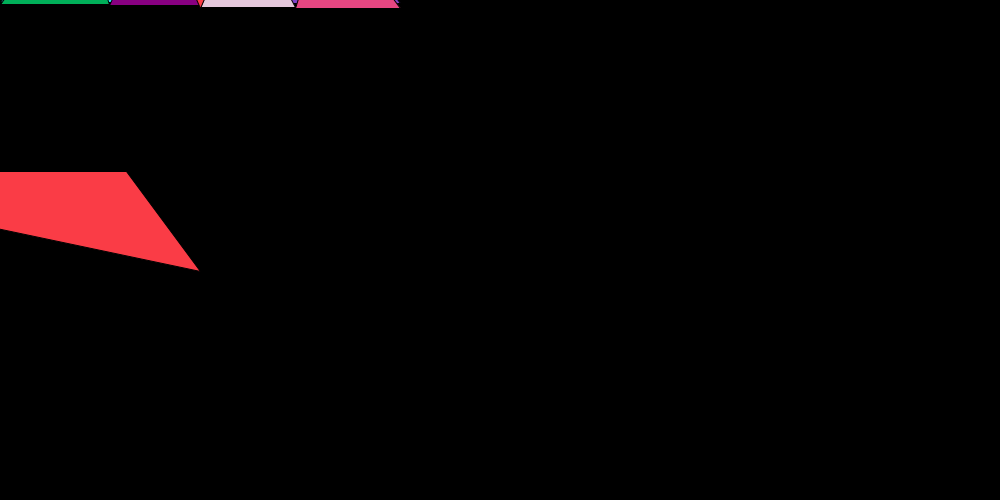
Frame 1 (no input)
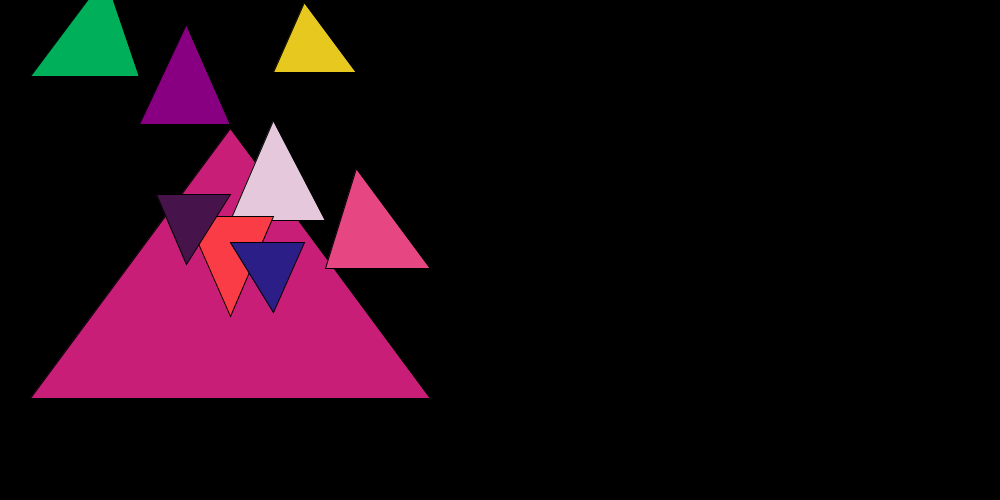
Frame 60 (the mouse pressed at the canvas centre just before this capture)
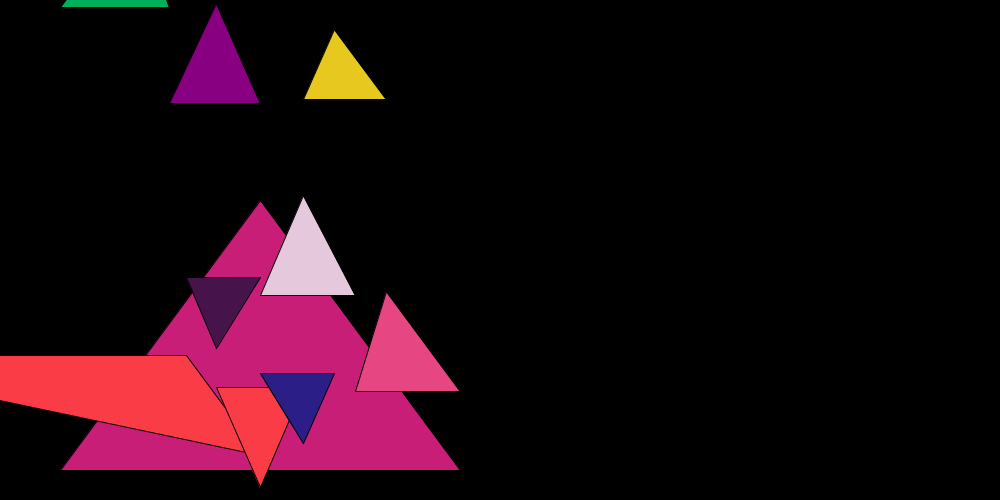
Frame 120 (the mouse held since frame 60 and released just before this capture)

The Processing sketch that drew these frames (run headless with seeded random() and noise(); from frame 60 on, the mouse is pressed at the canvas centre):

// Processing sketch: processing_72278
// ── processing_72278.pde

Pyramid myPyramid1;
Pyramid myPyramid2;
Pyramid myPyramid3;
Pyramid myPyramid4;
Pyramid myPyramid5;
Pyramid myPyramid6;
Pyramid myPyramid7;
Pyramid myPyramid8;
Pyramid myPyramid9;
Pyramid myPyramid10;
Pyramid myPyramid11;
Pyramid myPyramid12;
Pyramid myPyramid13;
float gravity=0.8;
float speed=0;

void setup(){
  size(1000,500); //Set the size of the window
  frameRate(120);
  myPyramid1=new Pyramid(mouseX,mouseY,mouseX+200,mouseY-270,mouseX+400,mouseY,color(200,30,120));
  myPyramid2=new Pyramid(mouseX+126,mouseY+170,mouseX+200,mouseY+270,mouseX-274,mouseY+170,color(250,60,70));
  myPyramid3=new Pyramid(mouseX,mouseY,mouseX+126,mouseY-170,mouseX+200,mouseY,color(40,230,250));
  myPyramid4=new Pyramid(mouseX+200,mouseY,mouseX+274,mouseY-170,mouseX+400,mouseY,color(127,67,200));
  myPyramid5=new Pyramid(mouseX+75,mouseY-100,mouseX+126,mouseY-170,mouseX+156,mouseY-100,color(145,20,75));
  myPyramid6=new Pyramid(mouseX,mouseY,mouseX+75,mouseY-100,mouseX+109,mouseY,color(0,175,89));
  myPyramid7=new Pyramid(mouseX+109,mouseY,mouseX+156,mouseY-100,mouseX+200,mouseY,color(136,0,129));
  myPyramid8=new Pyramid(mouseX+243,mouseY-100,mouseX+274,mouseY-170,mouseX+326,mouseY-100,color(230,200,30));
  myPyramid9=new Pyramid(mouseX+200,mouseY,mouseX+243,mouseY-100,mouseX+295,mouseY,color(230,200,220));
  myPyramid10=new Pyramid(mouseX+295,mouseY,mouseX+326,mouseY-100,mouseX+400,mouseY,color(230,70,130));
  myPyramid11=new Pyramid(mouseX+200,mouseY,mouseX+156,mouseY-100,mouseX+243,mouseY-100,color(250,60,70));
  myPyramid12=new Pyramid(mouseX+156,mouseY-100,mouseX+126,mouseY-170,mouseX+200,mouseY-170,color(70,20,75));
  myPyramid13=new Pyramid(mouseX+243,mouseY-100,mouseX+200,mouseY-170,mouseX+274,mouseY-170,color(44,30,135));
}

void draw(){
  background(0);
  myPyramid1.move();
  myPyramid1.display();
  myPyramid2.move();
  myPyramid2.display();
  myPyramid3.move();
  myPyramid3.display();
  myPyramid4.move();
  myPyramid4.display();
  myPyramid5.move();
  myPyramid5.display();
  myPyramid6.move();
  myPyramid6.display();
  myPyramid7.move();
  myPyramid7.display();
  myPyramid8.move();
  myPyramid8.display();
  myPyramid9.move();
  myPyramid9.display();
  myPyramid10.move();
  myPyramid10.display();
  myPyramid11.move();
  myPyramid11.display();
  myPyramid12.move();
  myPyramid12.display();
  myPyramid13.move();
  myPyramid13.display();
}

class Pyramid{
  
  float posx;
  float posy;
  float pos2x;
  float pos2y;
  float pos3x;
  float pos3y;
  color c;
  
  Pyramid(float tempposX, float tempposY, float temppos2X, float temppos2Y, float temppos3X, float temppos3Y, color tempC){
    posx=tempposX;
    posy=tempposY;
    pos2x=temppos2X;
    pos2y=temppos2Y;
    pos3x=temppos3X;
    pos3y=temppos3Y;
    c=tempC;
  }
  
  void display(){
    stroke(0);
    fill(c);
    triangle(posx,posy,pos2x,pos2y,pos3x,pos3y);
  }
  
  void move(){
    speed=speed+gravity;
    posx=posx+0.5;
    pos2x=pos2x+0.5;
    pos3x=pos3x+0.5;
    posy=posy+speed;
    pos2y=pos2y+speed;
    pos3y=pos3y+speed;
    if (posy>=height){
      speed*=-1;
    }
    if (pos3x>=width || posx<=0){
      posx*=-1;
      pos2x*=-1;
      pos3x*=-1;
    }
  }
}

    
  
